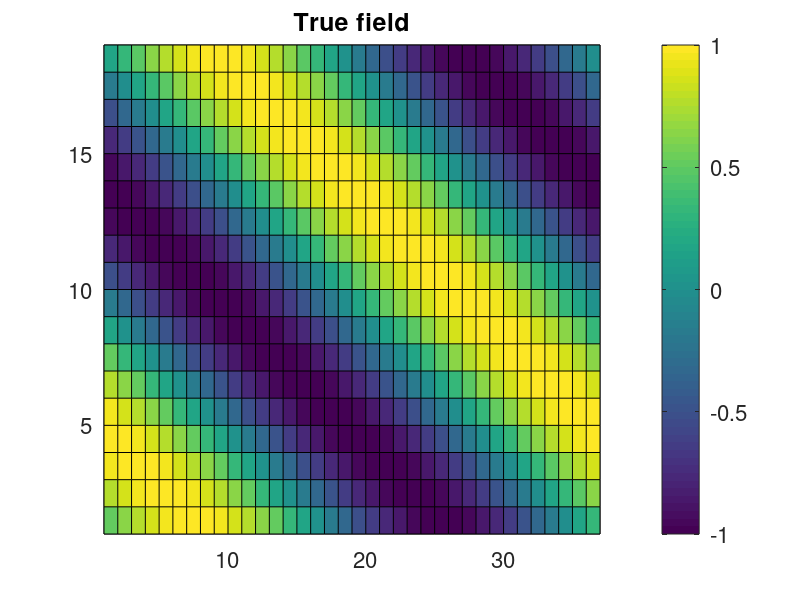
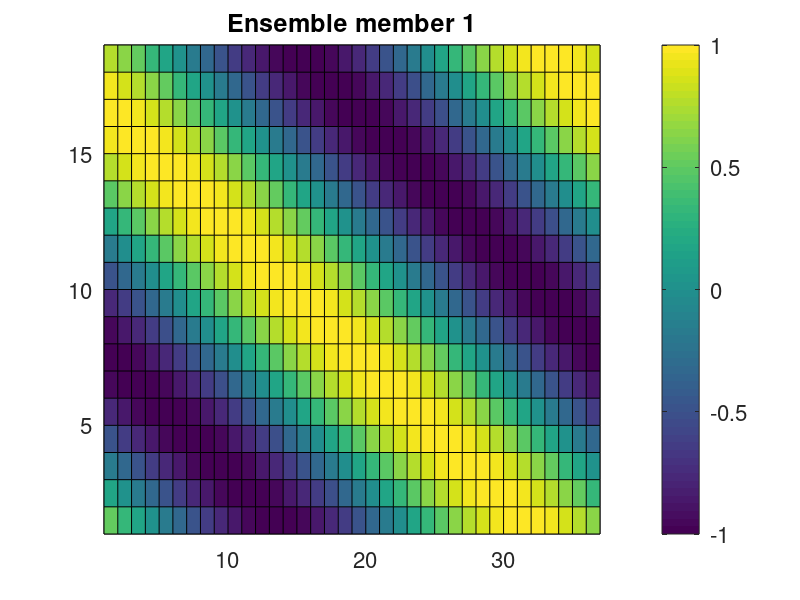
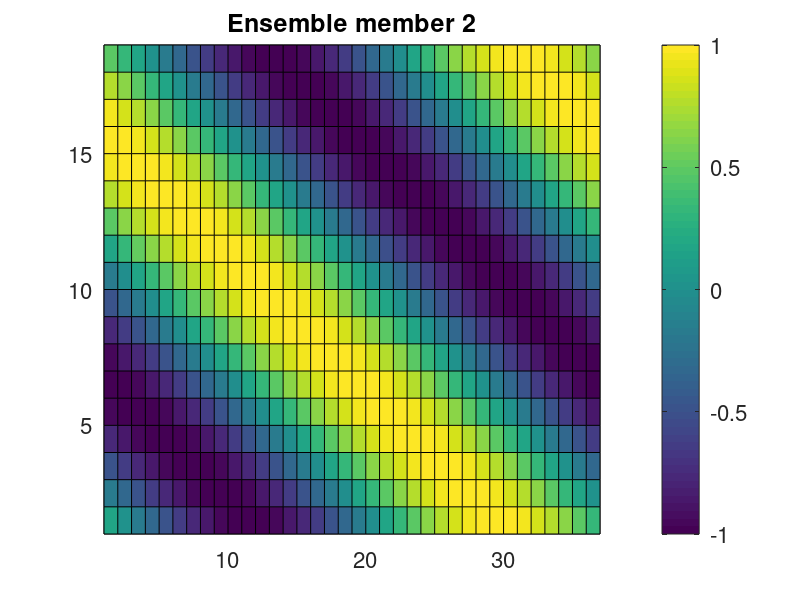
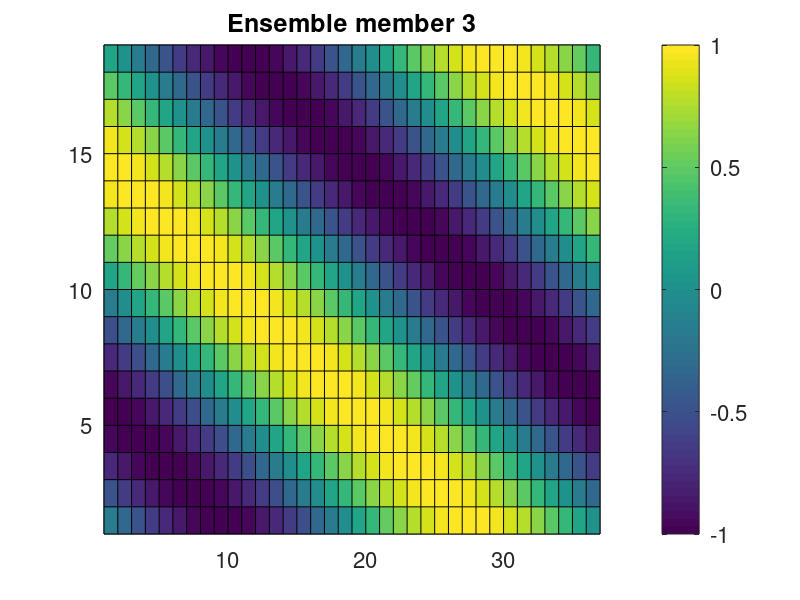

Recreate these plots in MATLAB, in order.
% Script to generate files for the PDAF offline tutorial

dim_x = 36;         % Grid dimension in x-direction
dim_y = 18;         % Grid dimension in y-direction
dim_ens = 9;        % Maximum ensemble size
stddev_obs = 0.5;   % Observation error standard deviation
dxobs = 5;          % x-Grid spacing for observations type A
dyobs = 4;          % y-Grid spacing for observations type A
dxobsB = 11;        % x-Grid spacing for observations type B
dyobsB = 8;         % y-Grid spacing for observations type B
obsB_offsetx = -4;  % x-offset in position of observations type B
obsB_offsety = -2;  % y-offset in position of observations type B

% Locations of observations not placed at grid points (x, y) - type C
obs_interp = [3.0 2.1; ...
     3.4 6.8; ...
     6.1 6.8; ...
     8.9 7.6; ...
     8.9 14.9; ...
     20.0 6.4; ...
     20.4 16.1; ...
     14.1 10.2; ...
     31.0 5.2; ...
     31.2 11.9; ...
     28.9 14.9];

% True field
for j=1:dim_x
    for i=1:dim_y
        field(i,j) = sin(2*pi*(i/18+j/36));
    end
end


field_plot=zeros(dim_y+1, dim_x+1);
field_plot(1:dim_y,1:dim_x) = field;
figure
pcolor(field_plot)
set(gca,'fontsize',16)
cb=colorbar
set(cb,'fontsize',16)
title('True field','fontsize',18)


% Ensemble states
for k=1:dim_ens
    for j=1:dim_x
        for i=1:dim_y
            ens(i,j,k) = sin(2*pi*(i/18+j/36)+2*0.5*pi*(k+5)/dim_ens);
        end
    end
    figure
    field_plot=zeros(dim_y+1, dim_x+1);
    field_plot(1:dim_y,1:dim_x) = ens(:,:,k);
    pcolor(field_plot)
    set(gca,'fontsize',16)
    cb=colorbar
    set(cb,'fontsize',16)
    title(['Ensemble member ' num2str(k)],'fontsize',18)
end

figure
field_plot=zeros(dim_y+1, dim_x+1);
ensmean = mean(ens,3);
field_plot(1:dim_y,1:dim_x) = ensmean;
pcolor(field_plot)
set(gca,'fontsize',16)
cb=colorbar
set(cb,'fontsize',16)
title('Initial estimate (ensemble mean)','fontsize',18)

% Observations
obs_error = stddev_obs * randn(dim_y, dim_x);
full_obs = field + obs_error;

field_plot=zeros(dim_y+1, dim_x+1);
field_plot(1:dim_y,1:dim_x) = full_obs;
figure
pcolor(field_plot)
set(gca,'fontsize',16)
cb=colorbar
set(cb,'fontsize',16)
title('Perturbed true state','fontsize',18)

obs = zeros(dim_y, dim_x)-999;
for j=dxobs:dxobs:dim_x
    for i=dyobs:dyobs:dim_y
        obs(i,j) = full_obs(i,j);
    end
end

obsB = zeros(dim_y, dim_x)-999;
for j=dxobsB+obsB_offsetx:dxobsB:dim_x
    for i=dyobsB+obsB_offsety:dyobsB:dim_y
        obsB(i,j) = full_obs(i,j);
    end
end

field_plot=zeros(dim_y+1, dim_x+1);
field_plot(1:dim_y,1:dim_x) = obs;
figure
pcolor(field_plot)
set(gca,'fontsize',16)
cb=colorbar
set(cb,'fontsize',16)
title(['Type A: 28 Observations used for analysis'],'fontsize',18)
set(gca,'clim',[-3 3])

field_plot=zeros(dim_y+1, dim_x+1);
field_plot(1:dim_y,1:dim_x) = obsB;
figure
pcolor(field_plot)
set(gca,'fontsize',16)
cb=colorbar
set(cb,'fontsize',16)
title(['Type B: 6 Observations used for analysis'],'fontsize',18)
set(gca,'clim',[-3 3])

% Interpolated observations
iobs_error = stddev_obs * randn(length(obs_interp));
for i=1:length(obs_interp)
    % Get closted grid points
    gx(1) = floor(obs_interp(i,1));
    gx(2) = ceil(obs_interp(i,1));
    if gx(2)==gx(1)
        gx(2) = gx(2)+1;
    end
    gy(1) = floor(obs_interp(i,2));
    gy(2) = ceil(obs_interp(i,2));
    if gy(2)==gy(1)
        gy(2) = gy(2)+1;
    end

    % Compute interpolation coefficients
    denum = (gx(2)-gx(1))*(gy(2)-gy(1));
    icoeff(1) = (gx(2)-obs_interp(i,1))*(gy(2)-obs_interp(i,2))/denum;
    icoeff(2) = (obs_interp(i,1)-gx(1))*(gy(2)-obs_interp(i,2))/denum;
    icoeff(3) = (gx(2)-obs_interp(i,1))*(obs_interp(i,2)-gy(1))/denum;
    icoeff(4) = (obs_interp(i,1)-gx(1))*(obs_interp(i,2)-gy(1))/denum;

    % Interpolate
    iobs(i,1) = icoeff(1)*field(gy(1),gx(1))+icoeff(2)*field(gy(1),gx(2))+ ...
        icoeff(3)*field(gy(2),gx(1))+icoeff(4)*field(gy(2),gx(2));

    % Add error
    iobs(i,1) = iobs(i,1) + iobs_error(i);

    % Augment with coordinates
    iobs(i,2:3) = obs_interp(i,1:2);
end 

field_plot=zeros(dim_y+1, dim_x+1) - 999;
for i=1:length(obs_interp)
    field_plot(floor(obs_interp(i,2)),floor(obs_interp(i,1))) = iobs(i,1);
end
figure
pcolor(field_plot)
set(gca,'fontsize',16)
cb=colorbar;
set(cb,'fontsize',16)
title([num2str(length(obs_interp)) ' Observations used with bi-linear interpolation'],'fontsize',18)
set(gca,'clim',[-3 3])


%%%%%%%%%%%%%%%%%%% Write files

% True field
fid = fopen('true.txt','w');
for i=1:dim_y
    fprintf(fid,'%14.8f',field(i,:));
    fprintf(fid,'\n')
end
fclose(fid)


% Observations - type A
fid = fopen('obs.txt','w');
for i=1:dim_y
    fprintf(fid,'%14.6f',obs(i,:));
    fprintf(fid,'\n')
end
fclose(fid)

% Observations - type B
fid = fopen('obsB.txt','w');
for i=1:dim_y
    fprintf(fid,'%14.6f',obsB(i,:));
    fprintf(fid,'\n')
end
fclose(fid)

% Interpolated observations
fid = fopen(['obsC.txt'],'w');
fprintf(fid,'%5i',length(obs_interp));
fprintf(fid,'\n');
for i=1:length(obs_interp)
    fprintf(fid,'%14.6f',iobs(i,:));
    fprintf(fid,'\n');
end
fclose(fid);

% Ensemble
for k=1:dim_ens
    fid = fopen(['ens_' num2str(k) '.txt'],'w');
    for i=1:dim_y
        fprintf(fid,'%14.8f',ens(i,:,k));
        fprintf(fid,'\n')
    end
    fclose(fid)
end


% Ensemble mean
fid = fopen('state_ini.txt','w');
for i=1:dim_y
    fprintf(fid,'%14.6f',ensmean(i,:));
    fprintf(fid,'\n')
end
fclose(fid)
